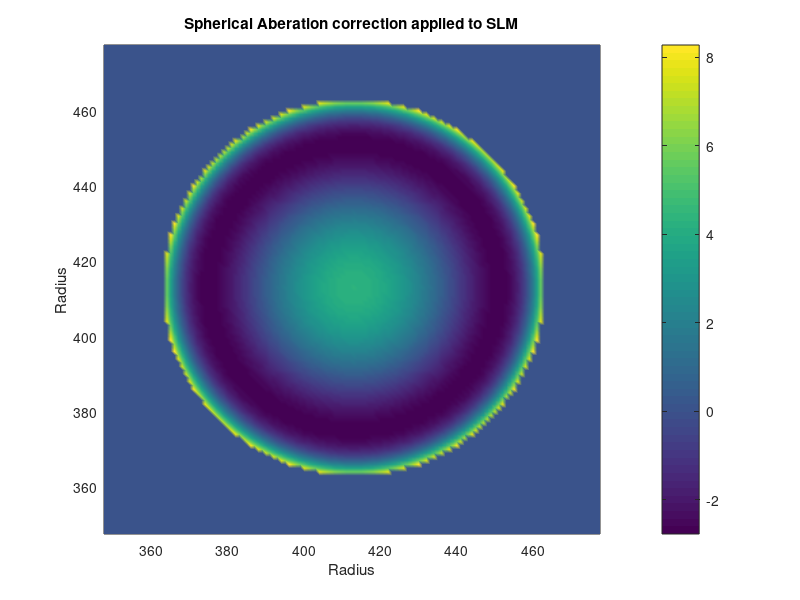

The MATLAB source for this figure: (Note: this script raises an error after producing the figure.)
close all;
clear, clc;
PulseEnergy=1e-9;

L=825; %length and width of pixels)Y = no of rows
W=825;%X = no. of columns
Length = 1030;%206; %number of z planes included in the calculation of the PSF stack
R = 50; %radius of circular aperture in pixels - this corresponds to the pupil of the objective(:,:,i). It needs to be sufficiently small relative(:,:,i) to L & W to have(:,:,i) reasonable resolution within the PSF
pupilRad = 4.20e-3; %pupil radius in metre (equal to NA * focal length)
lambda = 790e-9; %wavelength of laser used
% f = 200/1000; %focal distance of lens
f = 3e-3; %focal distance of lens (Mag divided by tube lens length of manufacturer)
n1=1.52; %refractive(:,:,i) index of oil (immersion medium of objective(:,:,i) lens)
n2=2.40; % refractive(:,:,i) index of sample
NA = 1.4;
C1 = ((2*pi)/(lambda));


% z= fspecial('gaussian', [5 5], 0.55); % matched to SLM smoothing effects (not always used)
c= 3e8; %speed of light
omega=(2.*pi.*c)./lambda; %angular frequency of laser
e=1.6e-19; %Charge of electron
m_e= 9.11e-31;%mass of electron
m_eeff=0.4.*m_e; %effective(:,:,i) electron mass
m_exciton= m_eeff./2; %effective(:,:,i) exciton mass =1/m_exciton = 1/me + 1/mh
epsilon0=8.85e-12; %permittivity of free space
h= 6.62e-34; %plancks constant
Ephoton= (h.*c)./ lambda; %photon energy
hbar=h./(2.*pi);
na= 1.77e29;%density of atomic nuclei per m^3
Massatom= 12.*1.66054e-27;%atomic mass
xofint=31; %odd number between 1 and W           31
zofint=159; %odd number between 1 and Length         159
%PARAMETERS TO CHANGE



Depth = 20e-6; % depth focused to inside sample -looking at spherical aberration

Depth = double(Depth);

%Here we create the pupil at the back of the objective lens and define a
%top-hat function across it. Our resolution of this defines the resolution
%of of focal pixels.
%PUPILMASK CIRCULAR%
pupilmask = zeros(L,W,'single'); 
m=size(pupilmask,1); %number of rows (= L)%
n=size(pupilmask,2); %number of columns (= W)
    if mod(m,2)==1
        x=(0:m-1)-(m-1)/2;                % odd num
    else
        x=(1:m)-(m+1)/2;                   % eve(:,:,i)n
    end
    
    if mod(n,2)==1
        y=(0:n-1)-(n-1)/2;                 % odd num
    else
        y=(1:n)-(n+1)/2;                  % even
    end

Y=meshgrid(x,y); %[X,Y]
X=Y';Y=X'; %takes the tranpose of the matrixclc and creates a grid of x and y co-ordinates centred at the middle of the pupil mask
% pupilmask(200:300)=1;

X = double(X)*pupilRad/R; %Scaling coordinates in pupil plane
Y=single(Y)*pupilRad/R;
r=(X.^2+Y.^2)/(pupilRad*pupilRad);
%r= pupilmask.*r;
pupilmask(sqrt(X.^2+Y.^2)<(pupilRad))= 1 ; % Top hat intensity distribution in the pupil plane
%pupilmask = exp(-r/0.2); % Gaussian intensity distribution in the pupil plane
pupilmask(sqrt(X.^2+Y.^2)>(pupilRad))= 0;
%pupilmask(sqrt(X.^2+Y.^2)<(19*pupilRad/20))= 0;

r(sqrt(X.^2+Y.^2)>(pupilRad))=0;
pupilmask = single(pupilmask);

Npupil = size((find(pupilmask)),1); 

%calculating dimensions in the focal plane
thetaX = lambda/(2*pupilRad/(R));
thetaY = lambda/(2*pupilRad/(R));
dx = (f*thetaX)/(W*0.5); %physical X distance corresponding to 1 pixel
dy = f*thetaY/(L*0.5);%physical Y distance corresponding to 1 pixel
save('dx.mat','dx')
save('dy.mat','dy')
 

%Define a defocus phase that occurs when we ar not in the plan of focus
Defocusphase =  (C1*NA*sqrt(-(r) +(n2/NA)^2));             %defocus phase, to shift in z in units of metre - Eqn 7 in Jesacher 2010
Defocusphase = pupilmask.*Defocusphase;                                  % Remove phase values outside pupil       
Defocusphase = double(Defocusphase);
DPprime = (sum(sum((Defocusphase(:,:))))/Npupil)*pupilmask;                   % Average defocus in pupil
pupilmask = double(pupilmask);
phi  = -(C1*NA*(sqrt((-1.0*r) +(n2/NA)^2) - sqrt((-1.0*r) + (n1/NA)^2)));         % Phase for Complete RI mismatch compensation
phi = double(phi);
phip = pupilmask.*phi;                                                                      %Only retain phase values in pupil
clear phi;
PhiPprime = (sum(sum((phip(:,:))))/Npupil)*pupilmask;                           %Average SA phase within pupil

Prod1 = (phip - PhiPprime).*(Defocusphase - DPprime);                           %Nominator of Eqn 9 Jesacher 2010 before ave(:,:,i)rage
Prod1Sum = sum(sum((Prod1(:,:))))/Npupil;                                       %Nominator of Eqn 9 Jesacher 2010 
clear Prod1;
Prod2 = (Defocusphase - DPprime).*(Defocusphase - DPprime);                     %deNominator of Eqn 9 Jesacher 2010 before ave(:,:,i)rage                                     
Prod2Sum = sum(sum((Prod2(:,:))))/Npupil;                                       %deNominator of Eqn 9 Jesacher 2010
clear Prod2;
clear PhiPprime;
clear DPprime;

phip = phip - (Prod1Sum/Prod2Sum)*Defocusphase;                                 %Spherical aberration phase minus defocus - only focus distortion        
%phip = X.*pupilmask*pi*1e5;
phip = phip - (sum(sum((phip(:,:))))/Npupil)*pupilmask; % Centring the phase distribution on zero

% Strehl = ((sum(sum(exp(1i*(Depth*phip(:,:)))))) -  (L*W-Npupil))/(Npupil);  %Strehl ratio using the amount of phase aberration
% Strehl = Strehl*conj(Strehl);

%   pupilmask((X)>0.4e-3)=0;  % Slit illumination of the objective pupil 
%   pupilmask((X)<-0.4e-3)=0;
% Npupil = size((find(pupilmask)),1); 
  

%plot(pupilmask(400,301:500), 'DisplayName', 'pupilmask(400,301:500)', 'YDataSource','pupilmask(400,301:500)'); figure(gcf)

clear Rsq
clear Size_pixel_focalplane
clear Test
clear thetaX
clear thetaY
clear x
clear X
clear X4
clear Y
clear y
clear z
clear m
clear n
clear n1
clear r
clear k
clear NA

%pupilmask2 = conv2((pupilmask),z,'same');    %low pass filter that mimics the smoothing of the SLM between adjacent pixels (phase wrapping in particular)


Pupilphase= -(15e-6.*phip); %=zeros(L,W);  %Phase needed to be applied to SLM to account for spherical abberation from depth into sample

save('Defocusphase.mat','Defocusphase');
figure(1)
pcolor(squeeze(Pupilphase(:,:))), shading interp; colorbar
xlim([W/2-65 W/2+65]) % xlim([W/2 W/2+22])
ylim([W/2-65 W/2+65]) % ylim([W/2 W/2+22])
xlabel('Radius')
ylabel('Radius')
title('Spherical Aberation correction applied to SLM')
% savefig('Aberations.fig')

%gaussi = 1.0;%0.5 + 0.2*gauss;
%pupilmask0 = pupilmask.*exp(-r/gaussi); % Gaussian intensity distribution in the pupil plane
D=-20.0e-6; %axial distance of slice furthest from the nominal focal plane. The axial dimensions of the calculation spread from  "Depth + D" to "Depth +(Length*Dstep + D)"
dz = 40.0000e-06./Length; % axial resolution of the calculation
save('dz.mat','dz')
% D = double(D);

Intensity=zeros(L,W,Length);
G2=zeros(L,W,Length);
GX4=zeros(L,W,Length);
    for j = 1:(Length)
    G2(:,:,j) = (abs(pupilmask).*exp(1i*((Depth)*phip(:,:))).*exp(1i*D*Defocusphase(:,:)).*exp(1i*Pupilphase(:,:)));
    GX4(:,:,j)=fftshift(fft2(fftshift(G2(:,:,j)),L,W));
    Intensity(:,:,j) = GX4(:,:,j).*conj(GX4(:,:,j));
    D=D+dz;
    end

% G = (abs(pupilmask).*exp(1i*Depth*phip(:,:));
% X4=fftshift(fft2(fftshift(G),L,W)); 
% Nocorrection = (max(max(X4(:,:))))*conj(max(max(X4(:,:)))); %Intensity given no SLM correction 
G = abs(pupilmask);
X4=fftshift(fft2(fftshift(G),L,W)); 
Noaberration = (max(max(X4(:,:))))*conj(max(max(X4(:,:))));%Intensity given perfect SLM correction
Aberationscaling=max(max(max(Intensity)))/Noaberration;

Aberphase(:,:)=((Depth)*phip(:,:))+Pupilphase(:,:);

clear C1
clear C2
clear D
clear Dstep
clear f
clear G
clear G2
clear GX4
clear X4
clear phip
clear Phip
clear pupilmask
clear Npupil
clear Prod1Sum
clear Prod2Sum
clear Pupilphase
clear pupilRad


Intensity=(abs(Intensity)./max(max(max(Intensity)))).*Aberationscaling;


Scalez_rz=zeros(W,Length);
Scalez_rz(:,1)=20e-6+((Length/2)-1)*dz;
for B=2:Length
Scalez_rz(:,B)=Scalez_rz(:,B-1)-dz;
end

Scaler_rz=zeros(W,Length);
Scaler_rz(1,:)=-W.*dx./2;
for B=2:W
Scaler_rz(B,:)=Scaler_rz(B-1,:)+dx;
end

Iofint=squeeze(Intensity(:,round(W./2),:))';
Iofint=(Iofint./max(max(Iofint))).*Aberationscaling;

figure(2)
pcolor(Scaler_rz',Scalez_rz',squeeze(Iofint(:,:))), shading interp; colorbar
xlabel('Radius (\mum)')
ylabel('Depth (\mum)')
yticks([0, 0.5e-5, 1e-5, 1.5e-5, 2.0e-5, 2.5e-5, 3.0e-5, 3.5e-5,3.99e-05])
xticks([-1.4107e-05, -1e-5, -0.5e-5, 0, 0.5e-5, 1e-5, 1.4073e-05])
yticklabels({40 35 30 25 20 15 10 5 0})
xticklabels({-15 -10 -5 0 5 10 15 20})

% 
% Intensityofint=zeros(xofint,zofint);
% for i=1:xofint
% Intensityofint(i,:)=Intensity((W/2+1)+i,(L/2)+1,(((Length/2)+1)-((zofint/2)-0.5)):(((Length/2)+1)+((zofint/2)-0.5)));
% end
% 
% clear Intensity
% clear I_peakpixel
% clear Power
% clear Pulse_dur
% clear Sum_Intspace
% 
% save('Intensityofint.mat', 'Intensityofint')
% save('Aberphase.mat','Aberphase')
% save('Aberationscaling.mat','Aberationscaling')
% figure(2)
% pcolor(squeeze(Intensityofint(:,:))), shading interp; colorbar
% % Intensityofint=(Intensityofint./max(max(Intensityofint))).*Aberationscaling;

% load('Intensityofint.mat');
% load('Defocusphase.mat')
% load('Aberphase.mat','Aberphase')
% 
% Defocusphaseofint=zeros(1,xofint);
% for i=1:xofint
% Defocusphaseofint(i)=Defocusphase((W/2+1)+i,(W/2+1)+i);
% end
% clear Defocusphase
% D=-(zofint/2)*dz:dz:(zofint/2)*dz;
% Aberphaseofint=zeros(1,xofint);
% for i=1:xofint
% Aberphaseofint(i)=Aberphase((W/2+1)+i,(W/2+1)+i);
% end
% 
% phaseofint=Defocusphaseofint+Aberphaseofint;
% 
% dt= 1e-16; %time per step in carriers
% PD=300;
% Timeapprox=1;
% t= 0:dt:(10000*dt);
% t2=0:dt:(numel(t)+round((omega.*n2.^2.*D(1))./(c.^2.*Defocusphaseofint(xofint).*dt)) -3)*dt;
% sigma=((1810./Timeapprox).*(PD./300)).*dt; %Standard Deviation of temporal component of pulse check figure with Patrick %30fs
% mu=((5000).*dt); %Mean poition of temprol component of pulse%10000%-4661
% t=t';
% E_t=(1/(2*pi*(sigma.^2)))*(exp(-(((t-mu).^2)/(2*(sigma.^2))))).*cos(omega.*t); %gaussian %
% E_t=E_t.*(1./(1/(2*pi*(sigma.^2))));%normalisation to 1
% figure(3)
% hold off
% plot(t.*Timeapprox,E_t.^2);
% xlabel('Time (ps)')
% ylabel('Normalised Intensity')
% set(gca,'fontsize', 16);
% grid on
% 
% Efull=squeeze(zeros(xofint,zofint,numel(t2)));
% for i=-round((omega.*n2.^2.*D(1))./(c.^2.*phaseofint(xofint).*dt))+1:numel(t2)-1
% for j=round(159/2 -(zofint/2)+1):round(159/2 +(zofint/2))
% for s=1:xofint
% Efull(s,j-round(159/2 -(zofint/2)),i)=E_t(i-round((omega.*n2.^2.*D(j))./(c.^2.*phaseofint(s).*dt))).*sqrt((Intensityofint(s,j)));
% end
% end
% end
% 
% Scalez_rz=zeros(xofint,zofint);
% Scalez_rz(:,1)=20e-6-((zofint/2)-1)*dz;
% for B=2:zofint
% Scalez_rz(:,B)=Scalez_rz(:,B-1)+dz;
% end
% 
% Scaler_rz=zeros(xofint,zofint);
% Scaler_rz(1,:)=0;
% for B=2:xofint
% Scaler_rz(B,:)=Scaler_rz(B-1,:)+dx;
% end
% 
% Scalerad=zeros(xofint,xofint);
% Scalerad(1,:)=0;
% for B=2:xofint
% Scalerad(B,:)=Scalerad(B-1,:)+dx;
% end
% 
% figure(4)
% pcolor(Scalez_rz,Scaler_rz,squeeze(Efull(:,:,mu./dt).^2)), shading interp; colorbar
% xlabel('Depth (\mum)')
% ylabel('Radius (nm)')
% % xticks([1 80.5 159])
% xticklabels({17 18 19 20 21 22 23})
% yticklabels({0 50 100 150 200 250 300 350 400 450 500})


% for i=4000:numel(t2)
% figure(2);
% pcolor(squeeze(Efull(:,:,i).^2)), shading interp; colorbar%.*real(exp(1i.*omega.*t(i))).^2))
% caxis([0 1])
% pause(0.05)
% i
% end
% save('Efull.mat','Efull')

